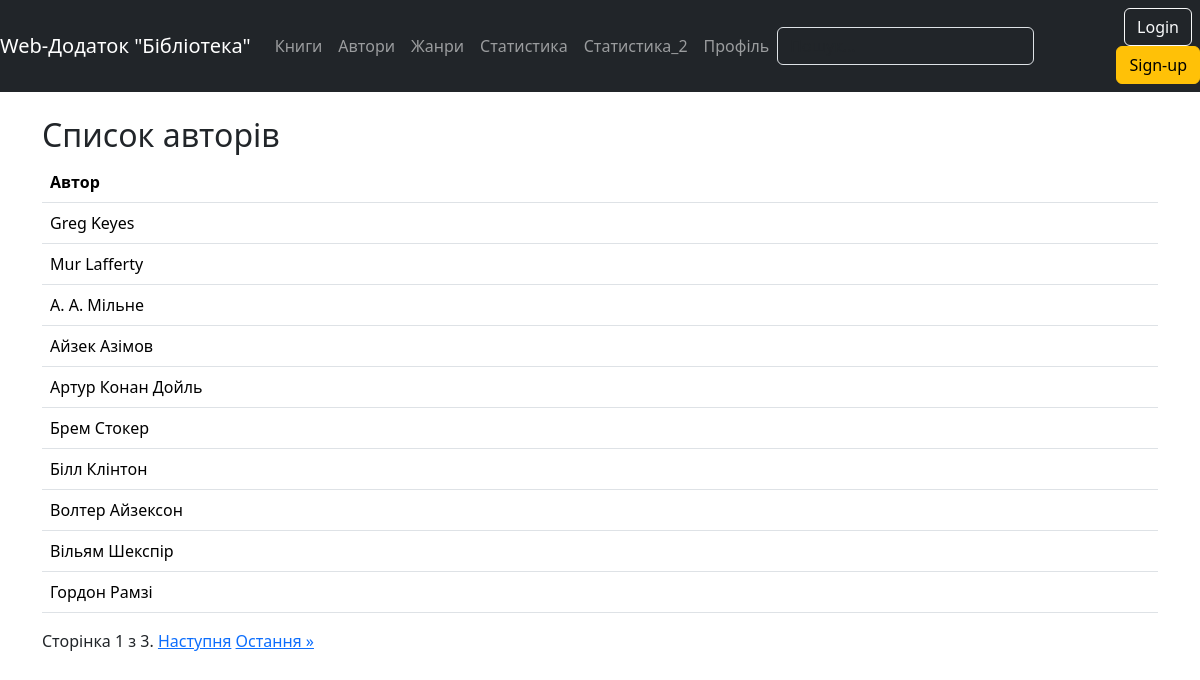
Screenshot of /authors/ with the database file from the repository.
### library_app/models.py (models this page shows, shortened)
class Author(models.Model):
    class Meta:
        verbose_name = 'Автор'
        verbose_name_plural = 'Автори'
        ordering = ["name"]
    name = models.CharField(max_length=50, unique=True)

### library_app/views.py (the view)
# urls.py: path('authors/', views.author_list, name='author_list'),
def author_list(request):
    authors_list = Author.objects.all()
    paginator = Paginator(authors_list, 10)  # 10 авторів на сторінці
    page = request.GET.get('page')
    try:
        authors = paginator.page(page)
    except PageNotAnInteger:
        authors = paginator.page(1)
    except EmptyPage:
        authors = paginator.page(paginator.num_pages)
    return render(request, 'library_app/author_list.html', {'authors': authors})

### library_app/templates/library_app/author_list.html (shortened to what this page needs)
{% extends 'base.html' %}
{% load static %}
{% block content %}
  <h2>Список авторів</h2>
  <table class="table table-hover">
    <thead>
      <tr>
        <th scope="col">Автор</th>
      </tr>
    </thead>
    <tbody>
      {% for author in authors %}
        <tr>
          <td>{{ author.name }}</td>
            </tr>
      {% endfor %}
    </tbody>
  </table>
  <div class="pagination">
    <span class="step-links">
        <span class="current">
            Сторінка {{ authors.number }} з {{ authors.paginator.num_pages }}.
        </span>
        {% if authors.has_next %}
            <a href="?page={{ authors.next_page_number }}">Наступня</a>
            <a href="?page={{ authors.paginator.num_pages }}">Остання &raquo;</a>
        {% endif %}
    </span>
  </div>
{% endblock %}

### rows the page displays
Author: name "Greg Keyes"
Author: name "Mur Lafferty"
Author: name "А. А. Мільне"
Author: name "Айзек Азімов"
Author: name "Артур Конан Дойль"
Author: name "Брем Стокер"
Author: name "Білл Клінтон"
Author: name "Волтер Айзексон"
Author: name "Вільям Шекспір"
Author: name "Гордон Рамзі"

### other values shown
{{ authors.number }} "1"
{{ authors.paginator.num_pages }} "3"
